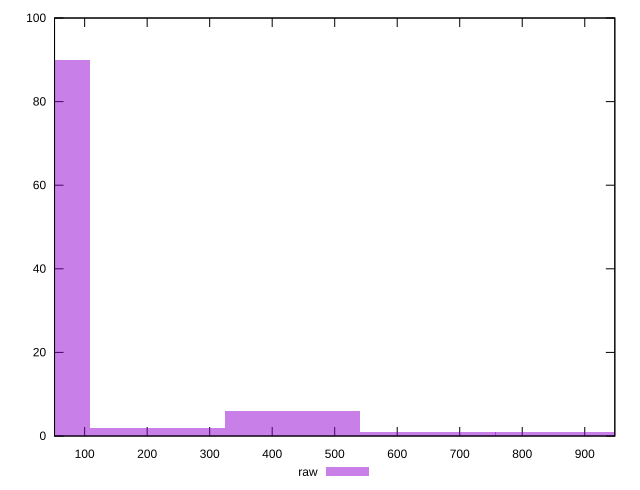

Here is the gnuplot script that generated this plot:
reset

$raw <<EOF
865.4123137252905 1
0 90
649.0592352939678 1
216.35307843132261 2
432.70615686264523 6
EOF

set key outside below
set boxwidth 216.35307843132261
set xrange [51.813:948.1089999999999]
set yrange [0:100]
set trange [0:100]
set style fill transparent solid 0.5 noborder
set terminal svg size 640, 490 enhanced background rgb 'white'
set output "reports/report_00033_2021-03-01T14-23-16.841Z/server-response-time/samples/astro/raw/histogram.svg"

plot $raw title "raw" with boxes

reset
